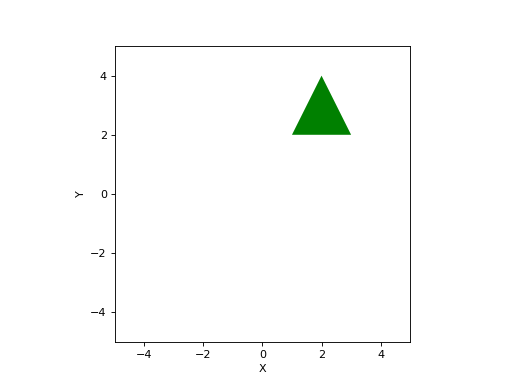

This chart was generated by the following Python code:
from spatialmath import Polygon2
from spatialmath.base import plotvol2
p = Polygon2([(1, 2), (3, 2), (2, 4)])
plotvol2(5)
p.plot(facecolor="g", edgecolor="none")  # green filled triangle
